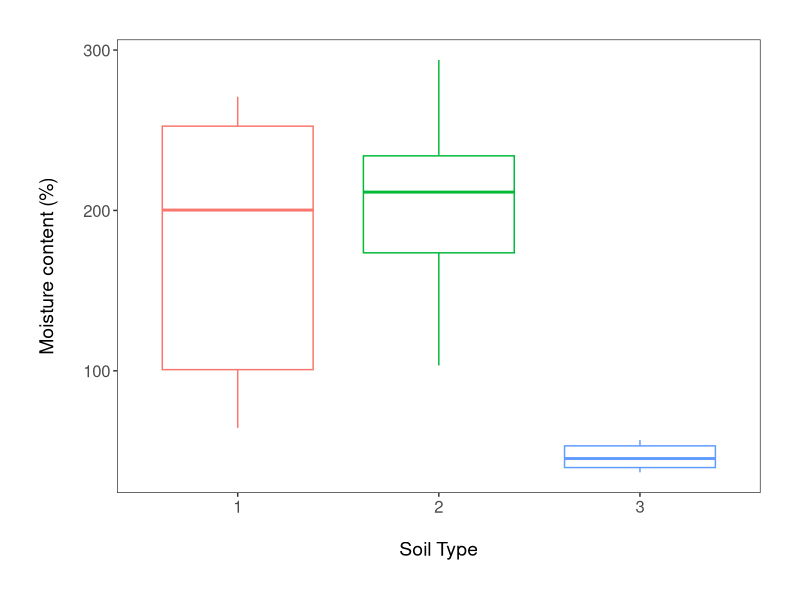
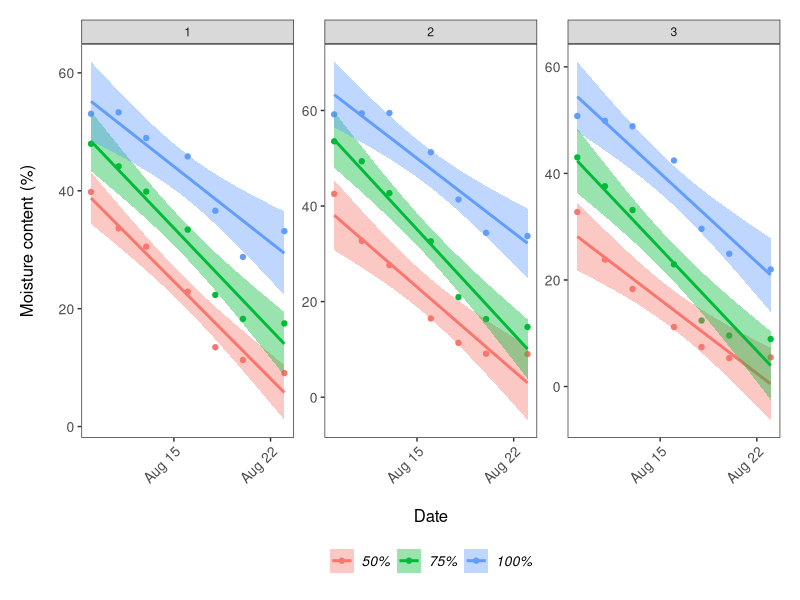
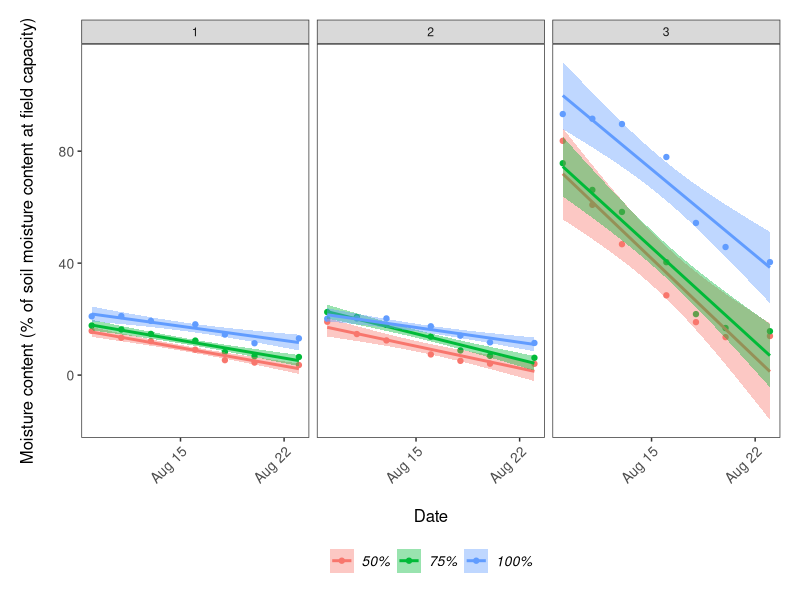
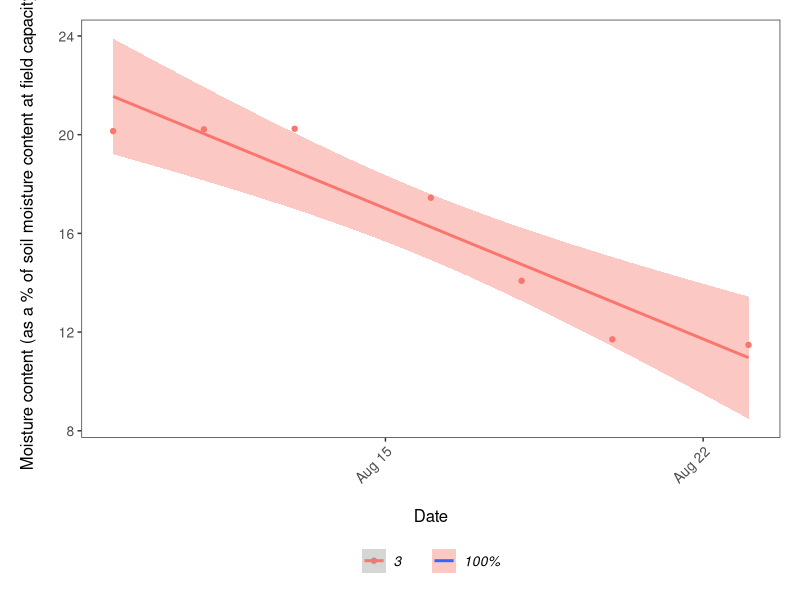

Write R code to recreate these figures, in order. (Note: this script raises an error after producing the figures.)
## DISSERTATION PROJECT ##

# Libraries ----
library(tidyverse)
library(readxl)

# Import datasets ----
ratio <- read_excel("root-shoot.xls")
field_capacity <- read_excel("Field_capacity_diss.xlsx")
moisture <- read_excel("moisture.xlsx")

# Data manipulation field capacity dataset ----
# water content = grams of water contained in the soil per pot
# moisture = mean and sd per pot measured by probe every other day in %
field_capacity <- field_capacity %>% 
  mutate(soil_type = as_factor(soil_type), pot_number = as_factor(pot_number)) %>% 
  mutate(water_content_gr = total_fresh-total_dry) %>%  # creating a new column for amount of water in soil
  mutate(moisture_content_percent = ((total_fresh/total_dry)-1)*100)  # new column with moisture content in %

# Boxplot checking for differences of soil moisture between soil types ----
(soil_moisture_boxplot <- ggplot(field_capacity, aes(soil_type, moisture_content_percent)) +
    geom_boxplot(aes(color = soil_type)) +
    theme_bw() +
    ylab("Moisture content (%)\n") +                             
    xlab("\nSoil Type")  +
    theme(axis.text = element_text(size = 12),
          axis.title = element_text(size = 14, face = "plain"),                     
          panel.grid = element_blank(),       
          plot.margin = unit(c(1,1,1,1), units = , "cm"),  
          legend.position = "none"))

# ggsave(soil_moisture_boxplot, file = "outputs/soil_moisture_boxplot.png", width = 12, height = 7) 

# Data manipulation for moisture measures ----
# moisture probe measures need to be plotted against time to see the progression 
# before relating them to the soil moisture content 
moisture <- moisture %>% 
  mutate(soil_type = as_factor(soil_type), pot = as_factor(pot)) %>% 
  tidyr::separate(date, c("year", "month", "day"), sep = "-", remove = FALSE) %>% 
  select(-year,-month) %>% 
  mutate(day = case_when(day == "09" ~ 1, day == "11" ~ 3, day == "13" ~ 5, 
                         day == "16" ~ 8, day == "18" ~ 10, day == "20" ~ 12, 
                         day == "23" ~ 15)) %>% 
  mutate(drought_level = case_when(pot == 1 ~ "50%",
                                   pot == 2 ~ "75%",
                                   pot == 3 ~ "100%",
                                   pot == 4 ~ "50%",
                                   pot == 5 ~ "75%",
                                   pot == 6 ~ "100%")) %>% 
  mutate(drought_level = as_factor(drought_level)) %>% 
  mutate(soil_type_moisture = c(field_capacity$moisture_content_percent,
                           field_capacity$moisture_content_percent,
                           field_capacity$moisture_content_percent,
                           field_capacity$moisture_content_percent,
                           field_capacity$moisture_content_percent,
                           field_capacity$moisture_content_percent,
                           field_capacity$moisture_content_percent)) %>% 
  mutate(drought_level_percent = (mean_moisture*100)/soil_type_moisture) %>% 
  filter(pot %in% c(1,2,3))  # only selecting pots that have plant data

# Graph of moisture accross time ----
(moisture_time_series <- ggplot(moisture, aes(date, mean_moisture, color = drought_level)) +
    geom_point() +
    facet_wrap(~ soil_type, scales = "free_y") +
    geom_smooth(formula = y ~ x, method = "lm", aes(fill = drought_level)) + # add se = FALSE to remove error shading
    theme_bw() +
    ylab("Moisture content (%)\n") +                             
    xlab("\nDate") +
    theme(axis.text.x = element_text(size = 10, angle = 45, vjust = 1, hjust = 1),  # making the dates at a bit of an angle
          axis.text.y = element_text(size = 10),
          axis.title = element_text(size = 12, face = "plain"),                        
          panel.grid = element_blank(),  
          plot.margin = unit(c(0.5,0.5,0.5,0.5), units = , "cm"),  # Adding a margin around the plot
          legend.text = element_text(size = 10, face = "italic"),  
          legend.title = element_blank(),  # Removing the legend title 
          legend.position = "bottom")) 

# ggsave(moisture_time_series, file = "outputs/moisture_time_series.png", width = 12, height = 7) 

# Graph of field capacity % accross time ----
(field_capacity_time_series <- ggplot(moisture, aes(date, drought_level_percent, color = drought_level, fill = drought_level)) +
    geom_point() +
    facet_wrap(~ soil_type, scales = "fixed") +
    geom_smooth(formula = y ~ x, method = "lm") + # add se = FALSE to remove error shading
    theme_bw() +
    ylab("Moisture content (% of soil moisture content at field capacity)\n") +                             
    xlab("\nDate") +
    theme(axis.text.x = element_text(size = 10, angle = 45, vjust = 1, hjust = 1),  # making the dates at a bit of an angle
          axis.text.y = element_text(size = 10),
          axis.title = element_text(size = 12, face = "plain"),                        
          panel.grid = element_blank(),  
          plot.margin = unit(c(0.5,0.5,0.5,0.5), units = , "cm"),  # Adding a margin around the plot
          legend.text = element_text(size = 10, face = "italic"),  
          legend.title = element_blank(),  # Removing the legend title 
          legend.position = "bottom")) 

# ggsave(field_capacity_time_series, file = "outputs/field_capacity_time_series.png", width = 12, height = 7) 
# whole figure tells us that there are both significant differences between soil types AND between drought treatments 

# Trying to figure out what is going on with soil 2 100% moisture measures = large differences according to pot ----
subset_moisture_soil_2 <- filter(moisture, soil_type == "2" & drought_level == "100%")

(field_capacity_time_series <- ggplot(subset_moisture_soil_2, aes(date, drought_level_percent, color = pot)) +
    geom_point() +
    geom_smooth(formula = y ~ x, method = "lm", aes(fill = drought_level)) + # add se = FALSE to remove error shading
    theme_bw() +
    ylab("Moisture content (as a % of soil moisture content at field capacity)\n") +                             
    xlab("\nDate") +
    theme(axis.text.x = element_text(size = 10, angle = 45, vjust = 1, hjust = 1),  # making the dates at a bit of an angle
          axis.text.y = element_text(size = 10),
          axis.title = element_text(size = 12, face = "plain"),                        
          panel.grid = element_blank(),  
          plot.margin = unit(c(0.5,0.5,0.5,0.5), units = , "cm"),  # Adding a margin around the plot
          legend.text = element_text(size = 10, face = "italic"),  
          legend.title = element_blank(),  # Removing the legend title 
          legend.position = "bottom")) 

pot_model <- lm(drought_level_percent ~ pot, data = subset_moisture_soil_2)
summary(pot_model)
anova(pot_model)
plot(pot_model)

# Data manipulation ratio dataset ----
# Rename columns and create factor levels for species, drought level and soil type #
ratio <- ratio %>% 
  rename(root_shoot = "Root/Shoot", drought = Drought_level, soil = Soil_Type, species = Species) %>% 
  mutate(species = as.factor(species), drought = as.factor(drought), soil = as.factor(soil)) %>% 
  filter(!root_shoot > 2.5)  # take out the outliers

# Boxplot root/shoot and drought level ----
(ratio_boxplot <- ggplot(ratio, aes(drought, root_shoot)) +
    geom_boxplot(aes(color = drought)) +
    theme_bw() +
    ylab("Root/shoot ratio\n") +                             
    xlab("\nDrought level")  +
    theme(axis.text = element_text(size = 12),
          axis.title = element_text(size = 14, face = "plain"),                     
          panel.grid = element_blank(),       
          plot.margin = unit(c(1,1,1,1), units = , "cm"),  
          legend.position = "none"))

# ggsave(ratio_boxplot, file = "outputs/ratio_boxplot.png", width = 12, height = 7)

# Boxplot root/shoot and soil types ----
(ratio_soil_boxplot <- ggplot(ratio, aes(soil, root_shoot)) +
    geom_boxplot(aes(color = soil)) +
    theme_bw() +
    ylab("Root/shoot ratio\n") +                             
    xlab("\nSoil type")  +
    theme(axis.text = element_text(size = 12),
          axis.title = element_text(size = 14, face = "plain"),                     
          panel.grid = element_blank(),       
          plot.margin = unit(c(1,1,1,1), units = , "cm"),  
          legend.position = "none"))

# ggsave(ratio_soil_boxplot, file = "outputs/ratio_soil_boxplot.png", width = 12, height = 7)

# Boxplot root/shoot + drought level + soil types ----
(ratio_drought_soil_boxplot <- ggplot(ratio, aes(drought, root_shoot, color = soil)) +
    geom_boxplot() +
    theme_bw() +
    ylab("Root/shoot ratio\n") +                             
    xlab("\nDrought level")  +
    theme(axis.text = element_text(size = 12),
          axis.title = element_text(size = 14, face = "plain"),                     
          panel.grid = element_blank(),       
          plot.margin = unit(c(1,1,1,1), units = , "cm"),  
          legend.position = "bottom"))

# ggsave(ratio_drought_soil_boxplot, file = "outputs/ratio_drought_soil_boxplot.png", width = 12, height = 7)

# Stats ----
ratio_model <- lm(root_shoot ~ drought*soil*species, data = ratio)
summary(ratio_model)
anova(ratio_model)
plot(ratio_model)

ratio_model2 <- lm(root_shoot ~ drought, data = ratio)
summary(ratio_model2)
anova(ratio_model2)
plot(ratio_model2)

leaf_area_model <- lm(Leaf_area ~ drought*soil*species, data = ratio)
summary(leaf_area_model)
anova(leaf_area_model)
plot(leaf_area_model)

# Verification of assumptions # 
leaf_resids <- resid(leaf_area_model)
shapiro.test(leaf_resids)
bartlett.test(Leaf_area ~ drought*soil*species, data = ratio)  # doesn't work with interaction terms? 


# To see which drought level drives the significant results #
ratio_aov <- aov(root_shoot ~ drought*soil*species, data = ratio)
TukeyHSD(ratio_aov)
